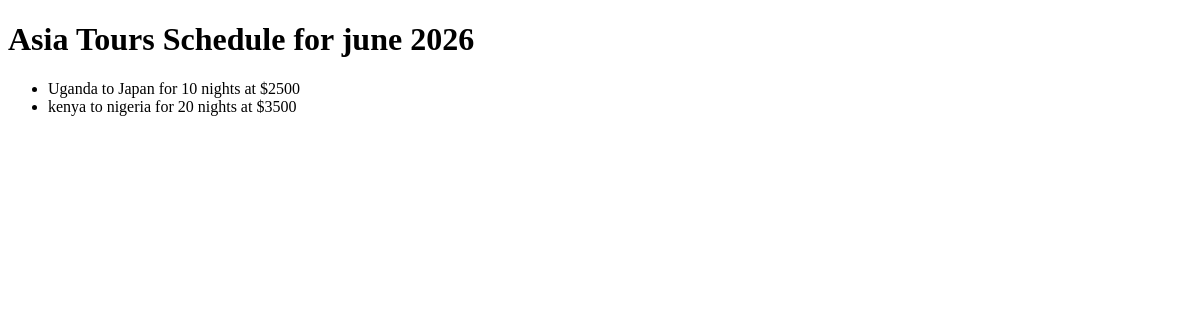
Before: / with the older database file.
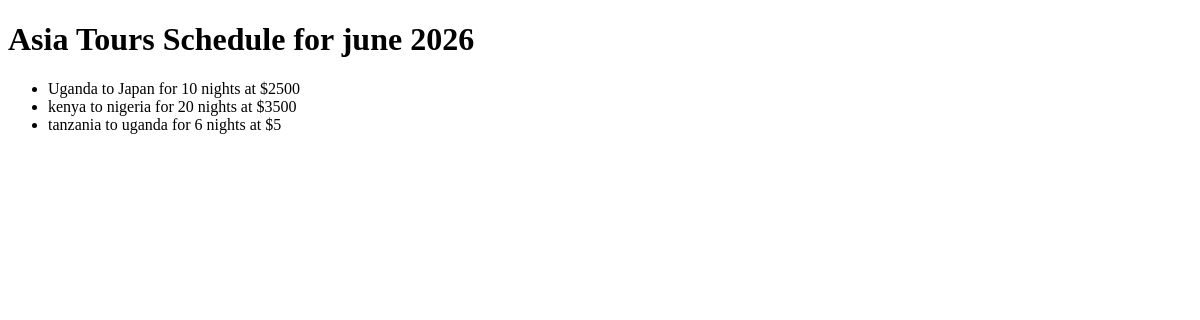
After: the same page with the newer database file.
### asiatoursagency/models.py (models this page shows, shortened)
class Tour(models.Model):
    origin_country = models.CharField(max_length=64)
    destination_country = models.CharField(max_length=64)
    number_of_nights = models.IntegerField()
    price = models.IntegerField()

### asiatoursagency/views.py (the view)
# urls.py: path('', views.index, name='index'),
def index(request):
    tours = Tour.objects.all()
    print(f"DEBUG: Found {tours.count()} tours in the database.")
    context = {
        'tours': tours
    }
    return render(request, 'Tours/index.html', context)

### asiatoursagency/Templates/Tours/index.html (shortened to what this page needs)
<!DOCTYPE html>
<html lang="en">
<head>
</head>
<body>
    <h1>Asia Tours Schedule for june 2026</h1>
   <ul>
{% for tour in tours %}
<li>
    {{tour.origin_country}} to {{tour.destination_country}} for {{tour.number_of_nights}} nights at ${{tour.price}}
</li>
{% endfor %}
   </ul>
</body>
</html>

Changed rows visible on the page:
added Tour: origin_country "tanzania", destination_country "uganda", number_of_nights "6", price "5"
